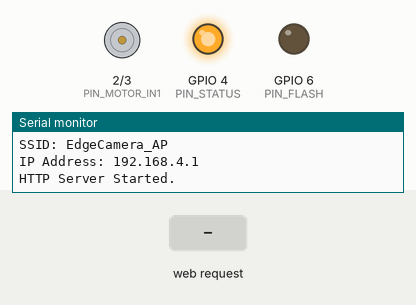
This sketch was run on a simulated ESP32. Shown: motor-driver pin pairs drawn as motors (green arrow = first pin HIGH = forward, orange = second pin HIGH = backward, longer = more drive), output pins drawn as LEDs (lit = HIGH), the last lines printed to the serial monitor. Inputs (shaded band) come from the test bench. The camera gives no picture.

Above: at 3.0 s.
3.1 s: HTTP request GET /nightmode?state=on received
At 3.5 s:
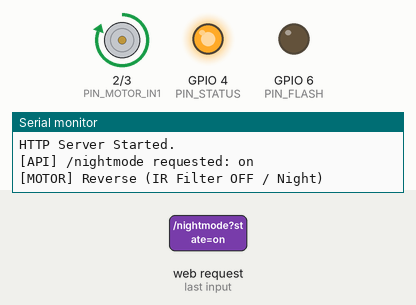
5.1 s: HTTP request GET /capture received
At 5.5 s:
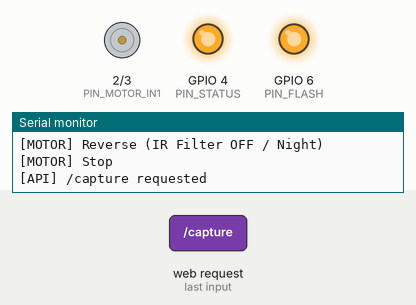
7.1 s: HTTP request GET /nightmode?state=off received
At 7.5 s:
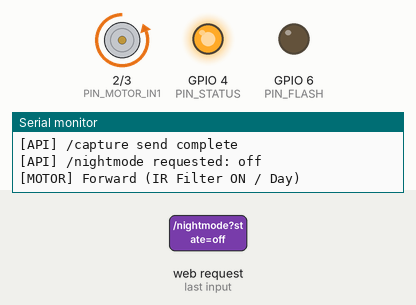
Timing chart, 0 to 10.1 s (numbered marks = the images above; inputs shaded):
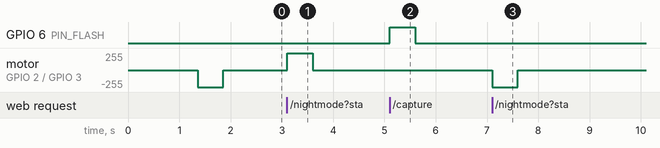

The sketch:

camera_server.ino
```cpp
/* *****************************************************
 * camera_server.ino — Seeed XIAO ESP32-S3 (Server Mode)
 *
 * トレイルカメラのサーバ化実験用コード:
 * - Wi-FiにSTAモードで接続し、Webサーバー(ポート80)を起動します。
 * - 以下のAPI (HTTP GET) を提供します:
 *   - `/` : 操作用コントローラー画面 (HTML) を表示
 *   - `/capture` : 現在のカメラフレームをJPEG形式で取得
 *   - `/nightmode?state=on|off` : ナイトモード(IRカットフィルター)の切替
 *
 * ハードウェア構成（現行デバイス踏襲）:
 * - GPIO 2: モータードライバ IN1
 * - GPIO 3: モータードライバ IN2
 * - GPIO 4: ステータスLED
 * - GPIO 6: フラッシュLED (または赤外線LED) 制御
 * - カメラ: XIAO ESP32-S3 Sense ボード上のカメラ
 * *****************************************************/

#include <Arduino.h>
#include <WiFi.h>
#include <WebServer.h>
#include "esp_camera.h"

// =======================================================
// Hardware Pin Definitions
// =======================================================
#define CAMERA_MODEL_XIAO_ESP32S3
#include "camera_pins.h"

namespace hw {
  constexpr uint8_t PIN_MOTOR_IN1 = 2;  // Motor Driver Input 1
  constexpr uint8_t PIN_MOTOR_IN2 = 3;  // Motor Driver Input 2
  constexpr uint8_t PIN_STATUS    = 4;  // Status LED Output
  constexpr uint8_t PIN_FLASH     = 6;  // Flash/IR LED Control Output
  constexpr uint8_t PIN_MOTOR     = PIN_MOTOR_IN1; // Alias for Motor IN1
}

// =======================================================
// Network & Server Configuration
// =======================================================
// ESP32自身が発信するWi-Fiネットワークの設定 (SoftAPモード)
const char* AP_SSID = "EdgeCamera_AP";    // 接続先となるネットワーク名
const char* AP_PASS = "camera1234";       // パスワード(最低8文字)

IPAddress local_ip(192, 168, 4, 1);       // ESP32のIPアドレス
IPAddress gateway(192, 168, 4, 1);
IPAddress subnet(255, 255, 255, 0);

WebServer server(80);

// =======================================================
// State Variables
// =======================================================
bool isNightModeOn = false; // 現在のナイトモード状態

// =======================================================
// Motor Control Functions
// =======================================================
static inline void motorReverse() {
  digitalWrite(hw::PIN_MOTOR, HIGH);
  digitalWrite(hw::PIN_MOTOR_IN2, LOW);
  Serial.println("[MOTOR] Reverse (IR Filter OFF / Night)");
}

static inline void motorForward() {
  digitalWrite(hw::PIN_MOTOR, LOW);
  digitalWrite(hw::PIN_MOTOR_IN2, HIGH);
  Serial.println("[MOTOR] Forward (IR Filter ON / Day)");
}

static inline void motorStop() {
  digitalWrite(hw::PIN_MOTOR, LOW);
  digitalWrite(hw::PIN_MOTOR_IN2, LOW);
  Serial.println("[MOTOR] Stop");
}

// IRカットフィルターの切り替え (一定時間モーター駆動してから停止)
void switchNightMode(bool enable) {
  if (enable) {
    motorReverse(); // フィルターを外す（Night / 回転方向を逆転）
  } else {
    motorForward(); // フィルターを付ける（Day / 回転方向を逆転）
  }
  delay(500); // 0.5秒駆動
  motorStop();
  isNightModeOn = enable;

  // OV5640等の暗所タイムアウト対策:
  // ナイトモードの時だけAEC2（長秒露光/Night Mode AEC）をOFFにする
  sensor_t * s = esp_camera_sensor_get();
  if (s != NULL) {
    s->set_aec2(s, enable ? 0 : 1);
  }
}

// =======================================================
// Camera Initialization
// =======================================================
bool initCamera() {
  camera_config_t config;
  config.ledc_channel = LEDC_CHANNEL_0;
  config.ledc_timer = LEDC_TIMER_0;
  config.pin_d0 = Y2_GPIO_NUM; config.pin_d1 = Y3_GPIO_NUM; config.pin_d2 = Y4_GPIO_NUM;
  config.pin_d3 = Y5_GPIO_NUM; config.pin_d4 = Y6_GPIO_NUM; config.pin_d5 = Y7_GPIO_NUM;
  config.pin_d6 = Y8_GPIO_NUM; config.pin_d7 = Y9_GPIO_NUM;
  config.pin_xclk = XCLK_GPIO_NUM; config.pin_pclk = PCLK_GPIO_NUM;
  config.pin_vsync = VSYNC_GPIO_NUM; config.pin_href = HREF_GPIO_NUM;
  config.pin_sscb_sda = SIOD_GPIO_NUM; config.pin_sscb_scl = SIOC_GPIO_NUM;
  config.pin_pwdn = PWDN_GPIO_NUM; config.pin_reset = RESET_GPIO_NUM;
  config.xclk_freq_hz = 10000000;
  config.frame_size = FRAMESIZE_UXGA;  // 1600x1200 (さらに高解像度にしてサイズアップ)
  config.pixel_format = PIXFORMAT_JPEG;
  config.jpeg_quality = 8;             // 画質(小さいほど高画質・ファイルサイズ大. より高品質に)
  config.fb_count = 2;
  config.fb_location = CAMERA_FB_IN_PSRAM;
  config.grab_mode = CAMERA_GRAB_LATEST;

  esp_err_t err = esp_camera_init(&config);
  if (err != ESP_OK) {
    Serial.printf("Camera initialization failed with error 0x%x\n", err);
    return false;
  }
  // 初期撮影(ゴミ捨て)
  camera_fb_t * fb = esp_camera_fb_get();
  if (fb) esp_camera_fb_return(fb);

  // ベースのセンサー設定 (ナイトモード特有のAEC2制御は switchNightMode で実施)
  sensor_t * s = esp_camera_sensor_get();
  if (s != NULL) {
    s->set_gain_ctrl(s, 1);      // オートゲインON
    s->set_exposure_ctrl(s, 1);  // オート露出ON
    s->set_bpc(s, 1);            // 黒点補正ON
    s->set_wpc(s, 1);            // 白点補正ON
  }

  return true;
}

// =======================================================
// Web Server Handlers
// =======================================================

// 1. ルートエンドポイント (操作画面HTML)
void handleRoot() {
  String html = "<html><head><meta charset='UTF-8'><meta name='viewport' content='width=device-width,initial-scale=1'>";
  html += "<title>Edge Camera Server</title>";
  html += "<style>body{text-align:center;font-family:sans-serif;margin-top:20px;} img{max-width:100%;height:auto;border:1px solid #ccc;margin-bottom:10px;}";
  html += "button{padding:10px 20px;font-size:16px;margin:5px;cursor:pointer;}";
  html += "</style></head><body>";
  html += "<h1>Edge Camera</h1>";
  html += "<div><img id='cam' src='/capture?t=" + String(millis()) + "' alt='Camera View'></div>";
  html += "<div>";
  html += "<button onclick=\"document.getElementById('cam').src='/capture?t=' + new Date().getTime()\">[📷] 画像更新</button><br><br>";
  html += "<button onclick=\"fetch('/nightmode?state=on').then(r=>r.json()).then(d=>alert('Night Mode: ' + d.state))\">🌙 Night Mode ON</button>";
  html += "<button onclick=\"fetch('/nightmode?state=off').then(r=>r.json()).then(d=>alert('Night Mode: ' + d.state))\">☀️ Night Mode OFF</button>";
  html += "</div>";
  html += "</body></html>";

  server.send(200, "text/html", html);
}

// 2. 画像取得エンドポイント
void handleCapture() {
  Serial.println("[API] /capture requested");

  // ナイトモードがONの場合は撮影直前にLEDを点灯
  if (isNightModeOn) {
    digitalWrite(hw::PIN_FLASH, HIGH);
    // フラッシュの光でカメラの自動露出(AE)が適正な明るさまで下がるのを待つ。
    // そのため、複数枚のフレームを空撮りして捨て、AEの完了（白飛びの解消）を促す。
    for (int i = 0; i < 4; i++) {
      camera_fb_t * dummy_fb = esp_camera_fb_get();
      if (dummy_fb) esp_camera_fb_return(dummy_fb);
      delay(50);
    }
  }

  // 実際の撮影（本番用）
  camera_fb_t * fb = esp_camera_fb_get();

  // 撮影直後にLEDを消灯
  if (isNightModeOn) {
    digitalWrite(hw::PIN_FLASH, LOW);
  }

  if (!fb) {
    Serial.println("Camera capture failed");
    server.send(500, "text/plain", "Camera capture failed");
    return;
  }

  // クライアントへ送信
  server.sendHeader("Cache-Control", "no-cache, no-store, must-revalidate");
  server.sendHeader("Pragma", "no-cache");
  server.sendHeader("Expires", "-1");
  server.setContentLength(fb->len);
  server.send(200, "image/jpeg", "");

  WiFiClient client = server.client();
  client.write(fb->buf, fb->len);

  esp_camera_fb_return(fb);
  Serial.println("[API] /capture send complete");
}

// 3. ナイトモード切替エンドポイント
void handleNightMode() {
  if (!server.hasArg("state")) {
    server.send(400, "application/json", "{\"error\":\"Missing 'state' parameter (on|off)\"}");
    return;
  }

  String state = server.arg("state");
  Serial.printf("[API] /nightmode requested: %s\n", state.c_str());

  if (state == "on") {
    switchNightMode(true);
    server.send(200, "application/json", "{\"status\":\"ok\", \"state\":\"on\"}");
  }
  else if (state == "off") {
    switchNightMode(false);
    server.send(200, "application/json", "{\"status\":\"ok\", \"state\":\"off\"}");
  }
  else {
    server.send(400, "application/json", "{\"error\":\"Invalid state. Use 'on' or 'off'\"}");
  }
}

// =======================================================
// Setup & Loop
// =======================================================
void setup() {
  Serial.begin(115200);
  delay(1000);
  Serial.println("\n--- Edge Camera Server ---");

  // ピン設定
  pinMode(hw::PIN_MOTOR_IN1, OUTPUT);
  pinMode(hw::PIN_MOTOR_IN2, OUTPUT);
  pinMode(hw::PIN_FLASH, OUTPUT);
  pinMode(hw::PIN_STATUS, OUTPUT);

  digitalWrite(hw::PIN_MOTOR_IN1, LOW);
  digitalWrite(hw::PIN_MOTOR_IN2, LOW);
  digitalWrite(hw::PIN_FLASH, LOW);

  // カメラ初期化
  if (!initCamera()) {
    Serial.println("Camera Init Failed. Halting.");
    while(1) {
      digitalWrite(hw::PIN_STATUS, !digitalRead(hw::PIN_STATUS));
      delay(100);
    }
  }
  Serial.println("Camera Initialized.");

  // 初期はDayモード(IRフィルターON)にしておく
  switchNightMode(false);

  // Wi-Fi接続 (SoftAPモードへ変更)
  Serial.println("\nConfiguring Access Point...");
  WiFi.mode(WIFI_AP);
  WiFi.softAPConfig(local_ip, gateway, subnet);
  WiFi.softAP(AP_SSID, AP_PASS);

  digitalWrite(hw::PIN_STATUS, HIGH); // AP起動完了で点灯
  Serial.println("Access Point Started.");
  Serial.print("SSID: ");
  Serial.println(AP_SSID);
  Serial.print("IP Address: ");
  Serial.println(WiFi.softAPIP());

  // Webサーバーのルーティング設定
  server.on("/", HTTP_GET, handleRoot);
  server.on("/capture", HTTP_GET, handleCapture);
  server.on("/nightmode", HTTP_GET, handleNightMode);

  // サーバー起動
  server.begin();
  Serial.println("HTTP Server Started.");
}

void loop() {
  server.handleClient();
  delay(1);
}
```

camera_pins.h
```cpp
#if defined(CAMERA_MODEL_WROVER_KIT)
#define PWDN_GPIO_NUM    -1
#define RESET_GPIO_NUM   -1
#define XCLK_GPIO_NUM    21
#define SIOD_GPIO_NUM    26
#define SIOC_GPIO_NUM    27

#define Y9_GPIO_NUM      35
#define Y8_GPIO_NUM      34
#define Y7_GPIO_NUM      39
#define Y6_GPIO_NUM      36
#define Y5_GPIO_NUM      19
#define Y4_GPIO_NUM      18
#define Y3_GPIO_NUM       5
#define Y2_GPIO_NUM       4
#define VSYNC_GPIO_NUM   25
#define HREF_GPIO_NUM    23
#define PCLK_GPIO_NUM    22

#elif defined(CAMERA_MODEL_ESP_EYE)
#define PWDN_GPIO_NUM    -1
#define RESET_GPIO_NUM   -1
#define XCLK_GPIO_NUM    4
#define SIOD_GPIO_NUM    18
#define SIOC_GPIO_NUM    23

#define Y9_GPIO_NUM      36
#define Y8_GPIO_NUM      37
#define Y7_GPIO_NUM      38
#define Y6_GPIO_NUM      39
#define Y5_GPIO_NUM      35
#define Y4_GPIO_NUM      14
#define Y3_GPIO_NUM      13
#define Y2_GPIO_NUM      34
#define VSYNC_GPIO_NUM   5
#define HREF_GPIO_NUM    27
#define PCLK_GPIO_NUM    25

#define LED_GPIO_NUM     22

#elif defined(CAMERA_MODEL_M5STACK_PSRAM)
#define PWDN_GPIO_NUM     -1
#define RESET_GPIO_NUM    15
#define XCLK_GPIO_NUM     27
#define SIOD_GPIO_NUM     25
#define SIOC_GPIO_NUM     23

#define Y9_GPIO_NUM       19
#define Y8_GPIO_NUM       36
#define Y7_GPIO_NUM       18
#define Y6_GPIO_NUM       39
#define Y5_GPIO_NUM        5
#define Y4_GPIO_NUM       34
#define Y3_GPIO_NUM       35
#define Y2_GPIO_NUM       32
#define VSYNC_GPIO_NUM    22
#define HREF_GPIO_NUM     26
#define PCLK_GPIO_NUM     21

#elif defined(CAMERA_MODEL_M5STACK_V2_PSRAM)
#define PWDN_GPIO_NUM     -1
#define RESET_GPIO_NUM    15
#define XCLK_GPIO_NUM     27
#define SIOD_GPIO_NUM     22
#define SIOC_GPIO_NUM     23

#define Y9_GPIO_NUM       19
#define Y8_GPIO_NUM       36
#define Y7_GPIO_NUM       18
#define Y6_GPIO_NUM       39
#define Y5_GPIO_NUM        5
#define Y4_GPIO_NUM       34
#define Y3_GPIO_NUM       35
#define Y2_GPIO_NUM       32
#define VSYNC_GPIO_NUM    25
#define HREF_GPIO_NUM     26
#define PCLK_GPIO_NUM     21

#elif defined(CAMERA_MODEL_M5STACK_WIDE)
#define PWDN_GPIO_NUM     -1
#define RESET_GPIO_NUM    15
#define XCLK_GPIO_NUM     27
#define SIOD_GPIO_NUM     22
#define SIOC_GPIO_NUM     23

#define Y9_GPIO_NUM       19
#define Y8_GPIO_NUM       36
#define Y7_GPIO_NUM       18
#define Y6_GPIO_NUM       39
#define Y5_GPIO_NUM        5
#define Y4_GPIO_NUM       34
#define Y3_GPIO_NUM       35
#define Y2_GPIO_NUM       32
#define VSYNC_GPIO_NUM    25
#define HREF_GPIO_NUM     26
#define PCLK_GPIO_NUM     21

#define LED_GPIO_NUM       2

#elif defined(CAMERA_MODEL_M5STACK_ESP32CAM)
#define PWDN_GPIO_NUM     -1
#define RESET_GPIO_NUM    15
#define XCLK_GPIO_NUM     27
#define SIOD_GPIO_NUM     25
#define SIOC_GPIO_NUM     23

#define Y9_GPIO_NUM       19
#define Y8_GPIO_NUM       36
#define Y7_GPIO_NUM       18
#define Y6_GPIO_NUM       39
#define Y5_GPIO_NUM        5
#define Y4_GPIO_NUM       34
#define Y3_GPIO_NUM       35
#define Y2_GPIO_NUM       17
#define VSYNC_GPIO_NUM    22
#define HREF_GPIO_NUM     26
#define PCLK_GPIO_NUM     21

#elif defined(CAMERA_MODEL_M5STACK_UNITCAM)
#define PWDN_GPIO_NUM     -1
#define RESET_GPIO_NUM    15
#define XCLK_GPIO_NUM     27
#define SIOD_GPIO_NUM     25
#define SIOC_GPIO_NUM     23

#define Y9_GPIO_NUM       19
#define Y8_GPIO_NUM       36
#define Y7_GPIO_NUM       18
#define Y6_GPIO_NUM       39
#define Y5_GPIO_NUM        5
#define Y4_GPIO_NUM       34
#define Y3_GPIO_NUM       35
#define Y2_GPIO_NUM       32
#define VSYNC_GPIO_NUM    22
#define HREF_GPIO_NUM     26
#define PCLK_GPIO_NUM     21

#elif defined(CAMERA_MODEL_AI_THINKER)
#define PWDN_GPIO_NUM     32
#define RESET_GPIO_NUM    -1
#define XCLK_GPIO_NUM      0
#define SIOD_GPIO_NUM     26
#define SIOC_GPIO_NUM     27

#define Y9_GPIO_NUM       35
#define Y8_GPIO_NUM       34
#define Y7_GPIO_NUM       39
#define Y6_GPIO_NUM       36
#define Y5_GPIO_NUM       21
#define Y4_GPIO_NUM       19
#define Y3_GPIO_NUM       18
#define Y2_GPIO_NUM        5
#define VSYNC_GPIO_NUM    25
#define HREF_GPIO_NUM     23
#define PCLK_GPIO_NUM     22

#define LED_GPIO_NUM      33

#elif defined(CAMERA_MODEL_TTGO_T_JOURNAL)
#define PWDN_GPIO_NUM      0
#define RESET_GPIO_NUM    15
#define XCLK_GPIO_NUM     27
#define SIOD_GPIO_NUM     25
#define SIOC_GPIO_NUM     23

#define Y9_GPIO_NUM       19
#define Y8_GPIO_NUM       36
#define Y7_GPIO_NUM       18
#define Y6_GPIO_NUM       39
#define Y5_GPIO_NUM        5
#define Y4_GPIO_NUM       34
#define Y3_GPIO_NUM       35
#define Y2_GPIO_NUM       17
#define VSYNC_GPIO_NUM    22
#define HREF_GPIO_NUM     26
#define PCLK_GPIO_NUM     21

#elif defined(CAMERA_MODEL_XIAO_ESP32S3)
#define PWDN_GPIO_NUM     -1
#define RESET_GPIO_NUM    -1
#define XCLK_GPIO_NUM     10
#define SIOD_GPIO_NUM     40
#define SIOC_GPIO_NUM     39

#define Y9_GPIO_NUM       48
#define Y8_GPIO_NUM       11
#define Y7_GPIO_NUM       12
#define Y6_GPIO_NUM       14
#define Y5_GPIO_NUM       16
#define Y4_GPIO_NUM       18
#define Y3_GPIO_NUM       17
#define Y2_GPIO_NUM       15
#define VSYNC_GPIO_NUM    38
#define HREF_GPIO_NUM     47
#define PCLK_GPIO_NUM     13

#define LED_GPIO_NUM      21

#elif defined(CAMERA_MODEL_ESP32_CAM_BOARD)
// The 18 pin header on the board has Y5 and Y3 swapped
#define USE_BOARD_HEADER 0
#define PWDN_GPIO_NUM    32
#define RESET_GPIO_NUM   33
#define XCLK_GPIO_NUM     4
#define SIOD_GPIO_NUM    18
#define SIOC_GPIO_NUM    23

#define Y9_GPIO_NUM      36
#define Y8_GPIO_NUM      19
#define Y7_GPIO_NUM      21
#define Y6_GPIO_NUM      39
#if USE_BOARD_HEADER
#define Y5_GPIO_NUM      13
#else
#define Y5_GPIO_NUM      35
#endif
#define Y4_GPIO_NUM      14
#if USE_BOARD_HEADER
#define Y3_GPIO_NUM      35
#else
#define Y3_GPIO_NUM      13
#endif
#define Y2_GPIO_NUM      34
#define VSYNC_GPIO_NUM    5
#define HREF_GPIO_NUM    27
#define PCLK_GPIO_NUM    25

#elif defined(CAMERA_MODEL_ESP32S3_CAM_LCD)
#define PWDN_GPIO_NUM     -1
#define RESET_GPIO_NUM    -1
#define XCLK_GPIO_NUM     40
#define SIOD_GPIO_NUM     17
#define SIOC_GPIO_NUM     18

#define Y9_GPIO_NUM       39
#define Y8_GPIO_NUM       41
#define Y7_GPIO_NUM       42
#define Y6_GPIO_NUM       12
#define Y5_GPIO_NUM       3
#define Y4_GPIO_NUM       14
#define Y3_GPIO_NUM       47
#define Y2_GPIO_NUM       13
#define VSYNC_GPIO_NUM    21
#define HREF_GPIO_NUM     38
#define PCLK_GPIO_NUM     11

#elif defined(CAMERA_MODEL_ESP32S2_CAM_BOARD)
// The 18 pin header on the board has Y5 and Y3 swapped
#define USE_BOARD_HEADER 0
#define PWDN_GPIO_NUM     1
#define RESET_GPIO_NUM    2
#define XCLK_GPIO_NUM     42
#define SIOD_GPIO_NUM     41
#define SIOC_GPIO_NUM     18

#define Y9_GPIO_NUM       16
#define Y8_GPIO_NUM       39
#define Y7_GPIO_NUM       40
#define Y6_GPIO_NUM       15
#if USE_BOARD_HEADER
#define Y5_GPIO_NUM       12
#else
#define Y5_GPIO_NUM       13
#endif
#define Y4_GPIO_NUM       5
#if USE_BOARD_HEADER
#define Y3_GPIO_NUM       13
#else
#define Y3_GPIO_NUM       12
#endif
#define Y2_GPIO_NUM       14
#define VSYNC_GPIO_NUM    38
#define HREF_GPIO_NUM     4
#define PCLK_GPIO_NUM     3

#elif defined(CAMERA_MODEL_ESP32S3_EYE)
#define PWDN_GPIO_NUM -1
#define RESET_GPIO_NUM -1
#define XCLK_GPIO_NUM 15
#define SIOD_GPIO_NUM 4
#define SIOC_GPIO_NUM 5

#define Y2_GPIO_NUM 11
#define Y3_GPIO_NUM 9
#define Y4_GPIO_NUM 8
#define Y5_GPIO_NUM 10
#define Y6_GPIO_NUM 12
#define Y7_GPIO_NUM 18
#define Y8_GPIO_NUM 17
#define Y9_GPIO_NUM 16

#define VSYNC_GPIO_NUM 6
#define HREF_GPIO_NUM 7
#define PCLK_GPIO_NUM 13

#else
#error "Camera model not selected"
#endif
```

Measured:
- after the input at 3.1 s, motor on GPIO 2 (PIN_MOTOR_IN1) / GPIO 3 (PIN_MOTOR_IN2): stopped → forward 255/255 at once, → stopped 0.50 s later
- after the input at 5.1 s, GPIO 6 (PIN_FLASH): LOW → HIGH at once, → LOW 0.50 s later
- after the input at 7.1 s, motor on GPIO 2 (PIN_MOTOR_IN1) / GPIO 3 (PIN_MOTOR_IN2): stopped → backward 255/255 at once, → stopped 0.50 s later
